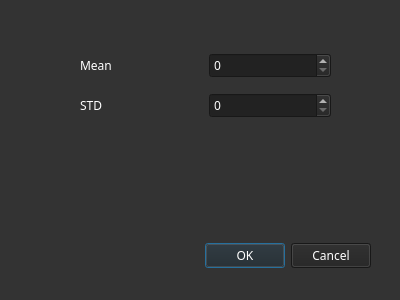
<?xml version="1.0" encoding="UTF-8"?>
<ui version="4.0">
 <class>Dialognoise</class>
 <widget class="QDialog" name="Dialognoise">
  <property name="geometry">
   <rect>
    <x>0</x>
    <y>0</y>
    <width>400</width>
    <height>300</height>
   </rect>
  </property>
  <property name="windowTitle">
   <string>Dialog</string>
  </property>
  <property name="styleSheet">
   <string notr="true">background: rgb(51, 51,51);
color: rgb(255, 255, 255);

font-family: century gothic;</string>
  </property>
  <widget class="QDialogButtonBox" name="buttonBox">
   <property name="geometry">
    <rect>
     <x>30</x>
     <y>240</y>
     <width>341</width>
     <height>32</height>
    </rect>
   </property>
   <property name="styleSheet">
    <string notr="true">background-color: rgb(34, 34, 34);</string>
   </property>
   <property name="orientation">
    <enum>Qt::Horizontal</enum>
   </property>
   <property name="standardButtons">
    <set>QDialogButtonBox::Cancel|QDialogButtonBox::Ok</set>
   </property>
  </widget>
  <widget class="QWidget" name="">
   <property name="geometry">
    <rect>
     <x>80</x>
     <y>50</y>
     <width>251</width>
     <height>31</height>
    </rect>
   </property>
   <layout class="QHBoxLayout" name="horizontalLayout">
    <item>
     <widget class="QLabel" name="label">
      <property name="text">
       <string>Mean</string>
      </property>
     </widget>
    </item>
    <item>
     <widget class="QSpinBox" name="mean">
      <property name="styleSheet">
       <string notr="true">background-color: rgb(34, 34, 34);</string>
      </property>
     </widget>
    </item>
   </layout>
  </widget>
  <widget class="QWidget" name="">
   <property name="geometry">
    <rect>
     <x>80</x>
     <y>90</y>
     <width>251</width>
     <height>31</height>
    </rect>
   </property>
   <layout class="QHBoxLayout" name="horizontalLayout_2">
    <item>
     <widget class="QLabel" name="label_2">
      <property name="text">
       <string>STD</string>
      </property>
     </widget>
    </item>
    <item>
     <widget class="QSpinBox" name="std">
      <property name="styleSheet">
       <string notr="true">background-color: rgb(34, 34, 34);</string>
      </property>
     </widget>
    </item>
   </layout>
  </widget>
 </widget>
 <resources/>
 <connections>
  <connection>
   <sender>buttonBox</sender>
   <signal>accepted()</signal>
   <receiver>Dialognoise</receiver>
   <slot>accept()</slot>
   <hints>
    <hint type="sourcelabel">
     <x>248</x>
     <y>254</y>
    </hint>
    <hint type="destinationlabel">
     <x>157</x>
     <y>274</y>
    </hint>
   </hints>
  </connection>
  <connection>
   <sender>buttonBox</sender>
   <signal>rejected()</signal>
   <receiver>Dialognoise</receiver>
   <slot>reject()</slot>
   <hints>
    <hint type="sourcelabel">
     <x>316</x>
     <y>260</y>
    </hint>
    <hint type="destinationlabel">
     <x>286</x>
     <y>274</y>
    </hint>
   </hints>
  </connection>
 </connections>
</ui>
